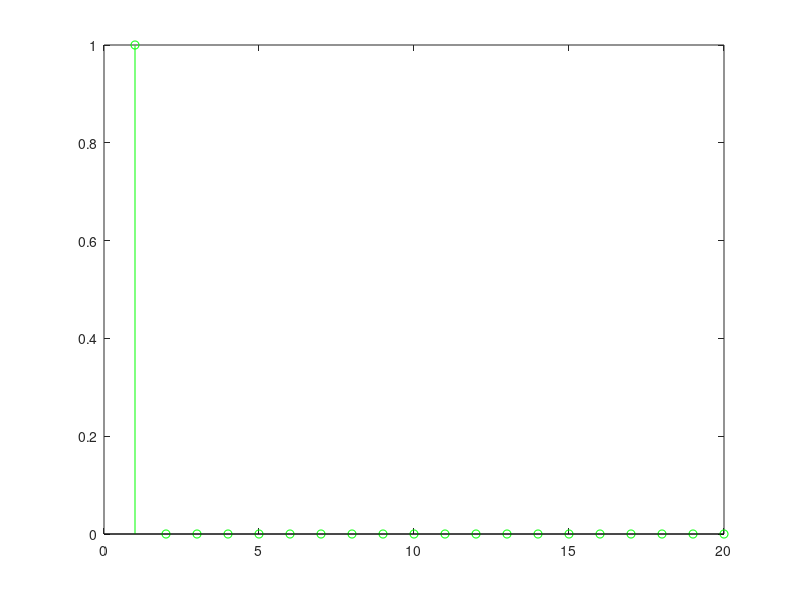

This chart was generated by the following MATLAB code: (Note: this script raises an error after producing the figure.)
% Task 14 - MA filtering
x = [1, zeros(1,19)];

b0 = 0.5;
b1 = 0.5;
b2=0;

a1=-0.8;
a2=0;

y = filter([b0 b1 b2],[1 a1 a2],x);

stem(x, 'g');
hold on
stem(y, 'k', '.');
axis([-1 20 -1.5 1.5]);
xlabel('n'); ylabel('x[n] and y[n]');

legend('= ingsingal x[n]','= utsignal y[n]')